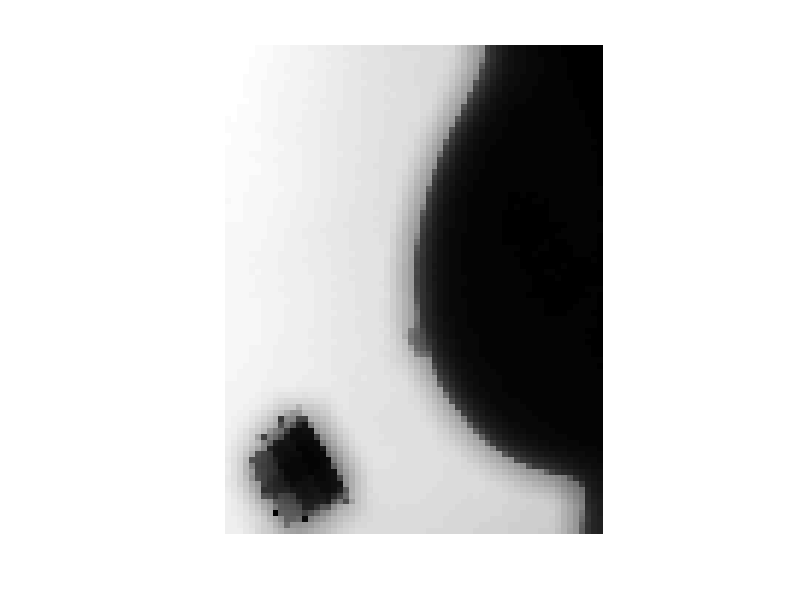

This figure's MATLAB source:
% load('UCSF_3C01005_DCM7_MaskingImage_10-Feb-2016_15-56-03.mat')

storedStructure = load('UCSF_3C01011_DCM7_MaskingImage_10-Feb-2016_20-15-13','-mat');
% Extract out the image from the structure into its own variable.
% Don't use I as the variable name - bad for several reasons.
imageArray = storedStructure.maskimage;  % Or storedStructure.I depending on what members your structure has.
% Display the image in a brand new figure window.


figure
imshow(imageArray, [])


% imgSection = imageArray(ymin:ymin+height, xmin:xmin+width);
% 
% C = unique(imgSection)